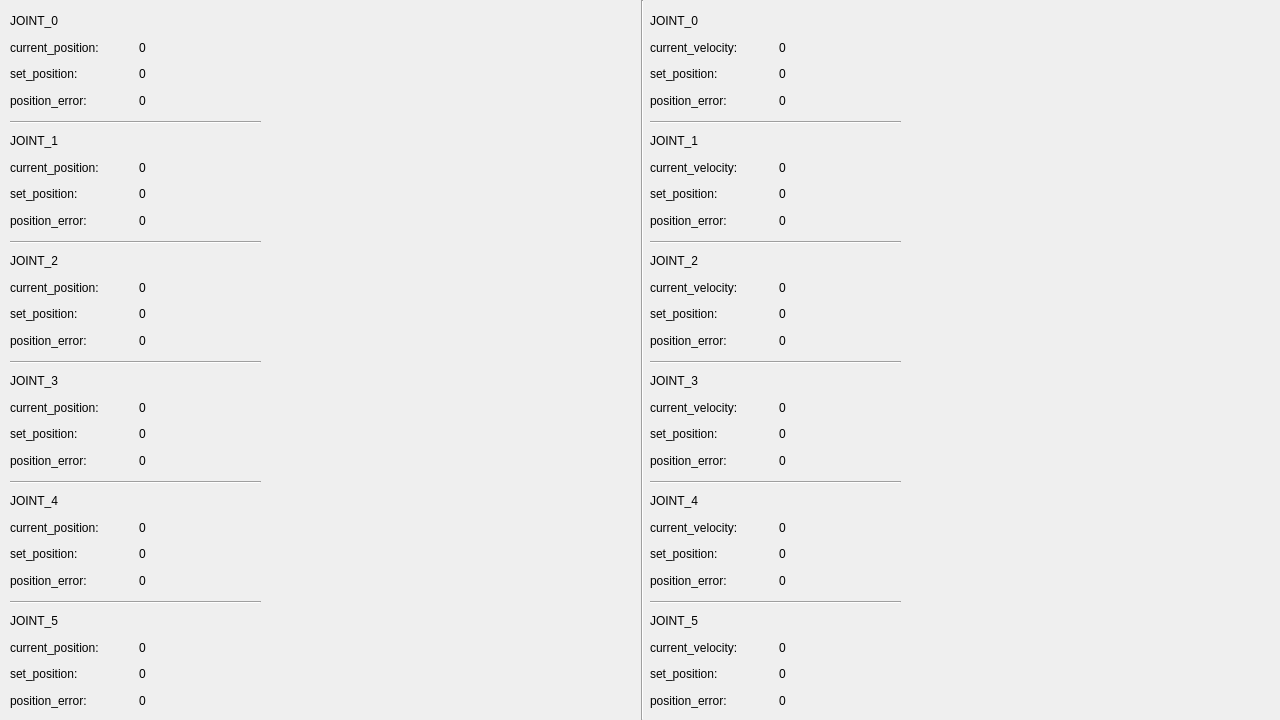
<?xml version="1.0" encoding="UTF-8"?>
<ui version="4.0">
 <class>RobotDiagnostics</class>
 <widget class="QWidget" name="RobotDiagnostics">
  <property name="geometry">
   <rect>
    <x>0</x>
    <y>0</y>
    <width>1280</width>
    <height>720</height>
   </rect>
  </property>
  <property name="sizePolicy">
   <sizepolicy hsizetype="Minimum" vsizetype="Minimum">
    <horstretch>0</horstretch>
    <verstretch>0</verstretch>
   </sizepolicy>
  </property>
  <property name="minimumSize">
   <size>
    <width>1280</width>
    <height>720</height>
   </size>
  </property>
  <property name="windowTitle">
   <string>RobotDiagnostics</string>
  </property>
  <widget class="Line" name="line">
   <property name="geometry">
    <rect>
     <x>640</x>
     <y>0</y>
     <width>5</width>
     <height>720</height>
    </rect>
   </property>
   <property name="orientation">
    <enum>Qt::Vertical</enum>
   </property>
  </widget>
  <widget class="QWidget" name="gridLayoutWidget_3">
   <property name="geometry">
    <rect>
     <x>10</x>
     <y>10</y>
     <width>251</width>
     <height>101</height>
    </rect>
   </property>
   <layout class="QGridLayout" name="jointPosition0">
    <item row="0" column="0">
     <widget class="QLabel" name="label">
      <property name="text">
       <string>JOINT_0</string>
      </property>
     </widget>
    </item>
    <item row="1" column="0">
     <widget class="QLabel" name="label_2">
      <property name="text">
       <string>current_position:</string>
      </property>
     </widget>
    </item>
    <item row="3" column="0">
     <widget class="QLabel" name="label_4">
      <property name="text">
       <string>position_error:</string>
      </property>
     </widget>
    </item>
    <item row="2" column="0">
     <widget class="QLabel" name="label_3">
      <property name="text">
       <string>set_position:</string>
      </property>
     </widget>
    </item>
    <item row="1" column="1">
     <widget class="QLabel" name="label_5">
      <property name="text">
       <string>0</string>
      </property>
     </widget>
    </item>
    <item row="2" column="1">
     <widget class="QLabel" name="label_6">
      <property name="text">
       <string>0</string>
      </property>
     </widget>
    </item>
    <item row="3" column="1">
     <widget class="QLabel" name="label_7">
      <property name="text">
       <string>0</string>
      </property>
     </widget>
    </item>
   </layout>
  </widget>
  <widget class="Line" name="line_2">
   <property name="geometry">
    <rect>
     <x>10</x>
     <y>120</y>
     <width>251</width>
     <height>5</height>
    </rect>
   </property>
   <property name="orientation">
    <enum>Qt::Horizontal</enum>
   </property>
  </widget>
  <widget class="QWidget" name="gridLayoutWidget_4">
   <property name="geometry">
    <rect>
     <x>10</x>
     <y>130</y>
     <width>251</width>
     <height>101</height>
    </rect>
   </property>
   <layout class="QGridLayout" name="jointPosition0_2">
    <item row="0" column="0">
     <widget class="QLabel" name="label_8">
      <property name="text">
       <string>JOINT_1</string>
      </property>
     </widget>
    </item>
    <item row="1" column="0">
     <widget class="QLabel" name="label_9">
      <property name="text">
       <string>current_position:</string>
      </property>
     </widget>
    </item>
    <item row="3" column="0">
     <widget class="QLabel" name="label_10">
      <property name="text">
       <string>position_error:</string>
      </property>
     </widget>
    </item>
    <item row="2" column="0">
     <widget class="QLabel" name="label_11">
      <property name="text">
       <string>set_position:</string>
      </property>
     </widget>
    </item>
    <item row="1" column="1">
     <widget class="QLabel" name="label_12">
      <property name="text">
       <string>0</string>
      </property>
     </widget>
    </item>
    <item row="2" column="1">
     <widget class="QLabel" name="label_13">
      <property name="text">
       <string>0</string>
      </property>
     </widget>
    </item>
    <item row="3" column="1">
     <widget class="QLabel" name="label_14">
      <property name="text">
       <string>0</string>
      </property>
     </widget>
    </item>
   </layout>
  </widget>
  <widget class="QWidget" name="gridLayoutWidget_5">
   <property name="geometry">
    <rect>
     <x>10</x>
     <y>250</y>
     <width>251</width>
     <height>101</height>
    </rect>
   </property>
   <layout class="QGridLayout" name="jointPosition0_3">
    <item row="0" column="0">
     <widget class="QLabel" name="label_15">
      <property name="text">
       <string>JOINT_2</string>
      </property>
     </widget>
    </item>
    <item row="1" column="0">
     <widget class="QLabel" name="label_16">
      <property name="text">
       <string>current_position:</string>
      </property>
     </widget>
    </item>
    <item row="3" column="0">
     <widget class="QLabel" name="label_17">
      <property name="text">
       <string>position_error:</string>
      </property>
     </widget>
    </item>
    <item row="2" column="0">
     <widget class="QLabel" name="label_18">
      <property name="text">
       <string>set_position:</string>
      </property>
     </widget>
    </item>
    <item row="1" column="1">
     <widget class="QLabel" name="label_19">
      <property name="text">
       <string>0</string>
      </property>
     </widget>
    </item>
    <item row="2" column="1">
     <widget class="QLabel" name="label_20">
      <property name="text">
       <string>0</string>
      </property>
     </widget>
    </item>
    <item row="3" column="1">
     <widget class="QLabel" name="label_21">
      <property name="text">
       <string>0</string>
      </property>
     </widget>
    </item>
   </layout>
  </widget>
  <widget class="QWidget" name="gridLayoutWidget_6">
   <property name="geometry">
    <rect>
     <x>10</x>
     <y>370</y>
     <width>251</width>
     <height>101</height>
    </rect>
   </property>
   <layout class="QGridLayout" name="jointPosition0_4">
    <item row="0" column="0">
     <widget class="QLabel" name="label_22">
      <property name="text">
       <string>JOINT_3</string>
      </property>
     </widget>
    </item>
    <item row="1" column="0">
     <widget class="QLabel" name="label_23">
      <property name="text">
       <string>current_position:</string>
      </property>
     </widget>
    </item>
    <item row="3" column="0">
     <widget class="QLabel" name="label_24">
      <property name="text">
       <string>position_error:</string>
      </property>
     </widget>
    </item>
    <item row="2" column="0">
     <widget class="QLabel" name="label_25">
      <property name="text">
       <string>set_position:</string>
      </property>
     </widget>
    </item>
    <item row="1" column="1">
     <widget class="QLabel" name="label_26">
      <property name="text">
       <string>0</string>
      </property>
     </widget>
    </item>
    <item row="2" column="1">
     <widget class="QLabel" name="label_27">
      <property name="text">
       <string>0</string>
      </property>
     </widget>
    </item>
    <item row="3" column="1">
     <widget class="QLabel" name="label_28">
      <property name="text">
       <string>0</string>
      </property>
     </widget>
    </item>
   </layout>
  </widget>
  <widget class="QWidget" name="gridLayoutWidget_7">
   <property name="geometry">
    <rect>
     <x>10</x>
     <y>490</y>
     <width>251</width>
     <height>101</height>
    </rect>
   </property>
   <layout class="QGridLayout" name="jointPosition0_5">
    <item row="0" column="0">
     <widget class="QLabel" name="label_29">
      <property name="text">
       <string>JOINT_4</string>
      </property>
     </widget>
    </item>
    <item row="1" column="0">
     <widget class="QLabel" name="label_30">
      <property name="text">
       <string>current_position:</string>
      </property>
     </widget>
    </item>
    <item row="3" column="0">
     <widget class="QLabel" name="label_31">
      <property name="text">
       <string>position_error:</string>
      </property>
     </widget>
    </item>
    <item row="2" column="0">
     <widget class="QLabel" name="label_32">
      <property name="text">
       <string>set_position:</string>
      </property>
     </widget>
    </item>
    <item row="1" column="1">
     <widget class="QLabel" name="label_33">
      <property name="text">
       <string>0</string>
      </property>
     </widget>
    </item>
    <item row="2" column="1">
     <widget class="QLabel" name="label_34">
      <property name="text">
       <string>0</string>
      </property>
     </widget>
    </item>
    <item row="3" column="1">
     <widget class="QLabel" name="label_35">
      <property name="text">
       <string>0</string>
      </property>
     </widget>
    </item>
   </layout>
  </widget>
  <widget class="Line" name="line_3">
   <property name="geometry">
    <rect>
     <x>10</x>
     <y>240</y>
     <width>251</width>
     <height>5</height>
    </rect>
   </property>
   <property name="orientation">
    <enum>Qt::Horizontal</enum>
   </property>
  </widget>
  <widget class="Line" name="line_4">
   <property name="geometry">
    <rect>
     <x>10</x>
     <y>360</y>
     <width>251</width>
     <height>5</height>
    </rect>
   </property>
   <property name="orientation">
    <enum>Qt::Horizontal</enum>
   </property>
  </widget>
  <widget class="Line" name="line_5">
   <property name="geometry">
    <rect>
     <x>10</x>
     <y>480</y>
     <width>251</width>
     <height>5</height>
    </rect>
   </property>
   <property name="orientation">
    <enum>Qt::Horizontal</enum>
   </property>
  </widget>
  <widget class="QWidget" name="gridLayoutWidget_8">
   <property name="geometry">
    <rect>
     <x>10</x>
     <y>610</y>
     <width>251</width>
     <height>101</height>
    </rect>
   </property>
   <layout class="QGridLayout" name="jointPosition0_6">
    <item row="0" column="0">
     <widget class="QLabel" name="label_36">
      <property name="text">
       <string>JOINT_5</string>
      </property>
     </widget>
    </item>
    <item row="1" column="0">
     <widget class="QLabel" name="label_37">
      <property name="text">
       <string>current_position:</string>
      </property>
     </widget>
    </item>
    <item row="3" column="0">
     <widget class="QLabel" name="label_38">
      <property name="text">
       <string>position_error:</string>
      </property>
     </widget>
    </item>
    <item row="2" column="0">
     <widget class="QLabel" name="label_39">
      <property name="text">
       <string>set_position:</string>
      </property>
     </widget>
    </item>
    <item row="1" column="1">
     <widget class="QLabel" name="label_40">
      <property name="text">
       <string>0</string>
      </property>
     </widget>
    </item>
    <item row="2" column="1">
     <widget class="QLabel" name="label_41">
      <property name="text">
       <string>0</string>
      </property>
     </widget>
    </item>
    <item row="3" column="1">
     <widget class="QLabel" name="label_42">
      <property name="text">
       <string>0</string>
      </property>
     </widget>
    </item>
   </layout>
  </widget>
  <widget class="Line" name="line_6">
   <property name="geometry">
    <rect>
     <x>10</x>
     <y>600</y>
     <width>251</width>
     <height>5</height>
    </rect>
   </property>
   <property name="orientation">
    <enum>Qt::Horizontal</enum>
   </property>
  </widget>
  <widget class="QWidget" name="gridLayoutWidget_9">
   <property name="geometry">
    <rect>
     <x>650</x>
     <y>10</y>
     <width>251</width>
     <height>101</height>
    </rect>
   </property>
   <layout class="QGridLayout" name="jointPosition0_7">
    <item row="0" column="0">
     <widget class="QLabel" name="label_43">
      <property name="text">
       <string>JOINT_0</string>
      </property>
     </widget>
    </item>
    <item row="1" column="0">
     <widget class="QLabel" name="label_44">
      <property name="text">
       <string>current_velocity:</string>
      </property>
     </widget>
    </item>
    <item row="3" column="0">
     <widget class="QLabel" name="label_45">
      <property name="text">
       <string>position_error:</string>
      </property>
     </widget>
    </item>
    <item row="2" column="0">
     <widget class="QLabel" name="label_46">
      <property name="text">
       <string>set_position:</string>
      </property>
     </widget>
    </item>
    <item row="1" column="1">
     <widget class="QLabel" name="label_47">
      <property name="text">
       <string>0</string>
      </property>
     </widget>
    </item>
    <item row="2" column="1">
     <widget class="QLabel" name="label_48">
      <property name="text">
       <string>0</string>
      </property>
     </widget>
    </item>
    <item row="3" column="1">
     <widget class="QLabel" name="label_49">
      <property name="text">
       <string>0</string>
      </property>
     </widget>
    </item>
   </layout>
  </widget>
  <widget class="QWidget" name="gridLayoutWidget_10">
   <property name="geometry">
    <rect>
     <x>650</x>
     <y>130</y>
     <width>251</width>
     <height>101</height>
    </rect>
   </property>
   <layout class="QGridLayout" name="jointPosition0_8">
    <item row="0" column="0">
     <widget class="QLabel" name="label_50">
      <property name="text">
       <string>JOINT_1</string>
      </property>
     </widget>
    </item>
    <item row="1" column="0">
     <widget class="QLabel" name="label_51">
      <property name="text">
       <string>current_velocity:</string>
      </property>
     </widget>
    </item>
    <item row="3" column="0">
     <widget class="QLabel" name="label_52">
      <property name="text">
       <string>position_error:</string>
      </property>
     </widget>
    </item>
    <item row="2" column="0">
     <widget class="QLabel" name="label_53">
      <property name="text">
       <string>set_position:</string>
      </property>
     </widget>
    </item>
    <item row="1" column="1">
     <widget class="QLabel" name="label_54">
      <property name="text">
       <string>0</string>
      </property>
     </widget>
    </item>
    <item row="2" column="1">
     <widget class="QLabel" name="label_55">
      <property name="text">
       <string>0</string>
      </property>
     </widget>
    </item>
    <item row="3" column="1">
     <widget class="QLabel" name="label_56">
      <property name="text">
       <string>0</string>
      </property>
     </widget>
    </item>
   </layout>
  </widget>
  <widget class="QWidget" name="gridLayoutWidget_11">
   <property name="geometry">
    <rect>
     <x>650</x>
     <y>250</y>
     <width>251</width>
     <height>101</height>
    </rect>
   </property>
   <layout class="QGridLayout" name="jointPosition0_9">
    <item row="0" column="0">
     <widget class="QLabel" name="label_57">
      <property name="text">
       <string>JOINT_2</string>
      </property>
     </widget>
    </item>
    <item row="1" column="0">
     <widget class="QLabel" name="label_58">
      <property name="text">
       <string>current_velocity:</string>
      </property>
     </widget>
    </item>
    <item row="3" column="0">
     <widget class="QLabel" name="label_59">
      <property name="text">
       <string>position_error:</string>
      </property>
     </widget>
    </item>
    <item row="2" column="0">
     <widget class="QLabel" name="label_60">
      <property name="text">
       <string>set_position:</string>
      </property>
     </widget>
    </item>
    <item row="1" column="1">
     <widget class="QLabel" name="label_61">
      <property name="text">
       <string>0</string>
      </property>
     </widget>
    </item>
    <item row="2" column="1">
     <widget class="QLabel" name="label_62">
      <property name="text">
       <string>0</string>
      </property>
     </widget>
    </item>
    <item row="3" column="1">
     <widget class="QLabel" name="label_63">
      <property name="text">
       <string>0</string>
      </property>
     </widget>
    </item>
   </layout>
  </widget>
  <widget class="QWidget" name="gridLayoutWidget_12">
   <property name="geometry">
    <rect>
     <x>650</x>
     <y>370</y>
     <width>251</width>
     <height>101</height>
    </rect>
   </property>
   <layout class="QGridLayout" name="jointPosition0_10">
    <item row="0" column="0">
     <widget class="QLabel" name="label_64">
      <property name="text">
       <string>JOINT_3</string>
      </property>
     </widget>
    </item>
    <item row="1" column="0">
     <widget class="QLabel" name="label_65">
      <property name="text">
       <string>current_velocity:</string>
      </property>
     </widget>
    </item>
    <item row="3" column="0">
     <widget class="QLabel" name="label_66">
      <property name="text">
       <string>position_error:</string>
      </property>
     </widget>
    </item>
    <item row="2" column="0">
     <widget class="QLabel" name="label_67">
      <property name="text">
       <string>set_position:</string>
      </property>
     </widget>
    </item>
    <item row="1" column="1">
     <widget class="QLabel" name="label_68">
      <property name="text">
       <string>0</string>
      </property>
     </widget>
    </item>
    <item row="2" column="1">
     <widget class="QLabel" name="label_69">
      <property name="text">
       <string>0</string>
      </property>
     </widget>
    </item>
    <item row="3" column="1">
     <widget class="QLabel" name="label_70">
      <property name="text">
       <string>0</string>
      </property>
     </widget>
    </item>
   </layout>
  </widget>
  <widget class="QWidget" name="gridLayoutWidget_13">
   <property name="geometry">
    <rect>
     <x>650</x>
     <y>490</y>
     <width>251</width>
     <height>101</height>
    </rect>
   </property>
   <layout class="QGridLayout" name="jointPosition0_11">
    <item row="0" column="0">
     <widget class="QLabel" name="label_71">
      <property name="text">
       <string>JOINT_4</string>
      </property>
     </widget>
    </item>
    <item row="1" column="0">
     <widget class="QLabel" name="label_72">
      <property name="text">
       <string>current_velocity:</string>
      </property>
     </widget>
    </item>
    <item row="3" column="0">
     <widget class="QLabel" name="label_73">
      <property name="text">
       <string>position_error:</string>
      </property>
     </widget>
    </item>
    <item row="2" column="0">
     <widget class="QLabel" name="label_74">
      <property name="text">
       <string>set_position:</string>
      </property>
     </widget>
    </item>
    <item row="1" column="1">
     <widget class="QLabel" name="label_75">
      <property name="text">
       <string>0</string>
      </property>
     </widget>
    </item>
    <item row="2" column="1">
     <widget class="QLabel" name="label_76">
      <property name="text">
       <string>0</string>
      </property>
     </widget>
    </item>
    <item row="3" column="1">
     <widget class="QLabel" name="label_77">
      <property name="text">
       <string>0</string>
      </property>
     </widget>
    </item>
   </layout>
  </widget>
  <widget class="QWidget" name="gridLayoutWidget_14">
   <property name="geometry">
    <rect>
     <x>650</x>
     <y>610</y>
     <width>251</width>
     <height>101</height>
    </rect>
   </property>
   <layout class="QGridLayout" name="jointPosition0_12">
    <item row="0" column="0">
     <widget class="QLabel" name="label_78">
      <property name="text">
       <string>JOINT_5</string>
      </property>
     </widget>
    </item>
    <item row="1" column="0">
     <widget class="QLabel" name="label_79">
      <property name="text">
       <string>current_velocity:</string>
      </property>
     </widget>
    </item>
    <item row="3" column="0">
     <widget class="QLabel" name="label_80">
      <property name="text">
       <string>position_error:</string>
      </property>
     </widget>
    </item>
    <item row="2" column="0">
     <widget class="QLabel" name="label_81">
      <property name="text">
       <string>set_position:</string>
      </property>
     </widget>
    </item>
    <item row="1" column="1">
     <widget class="QLabel" name="label_82">
      <property name="text">
       <string>0</string>
      </property>
     </widget>
    </item>
    <item row="2" column="1">
     <widget class="QLabel" name="label_83">
      <property name="text">
       <string>0</string>
      </property>
     </widget>
    </item>
    <item row="3" column="1">
     <widget class="QLabel" name="label_84">
      <property name="text">
       <string>0</string>
      </property>
     </widget>
    </item>
   </layout>
  </widget>
  <widget class="Line" name="line_7">
   <property name="geometry">
    <rect>
     <x>650</x>
     <y>120</y>
     <width>251</width>
     <height>5</height>
    </rect>
   </property>
   <property name="orientation">
    <enum>Qt::Horizontal</enum>
   </property>
  </widget>
  <widget class="Line" name="line_8">
   <property name="geometry">
    <rect>
     <x>650</x>
     <y>240</y>
     <width>251</width>
     <height>5</height>
    </rect>
   </property>
   <property name="orientation">
    <enum>Qt::Horizontal</enum>
   </property>
  </widget>
  <widget class="Line" name="line_9">
   <property name="geometry">
    <rect>
     <x>650</x>
     <y>360</y>
     <width>251</width>
     <height>5</height>
    </rect>
   </property>
   <property name="orientation">
    <enum>Qt::Horizontal</enum>
   </property>
  </widget>
  <widget class="Line" name="line_10">
   <property name="geometry">
    <rect>
     <x>650</x>
     <y>480</y>
     <width>251</width>
     <height>5</height>
    </rect>
   </property>
   <property name="orientation">
    <enum>Qt::Horizontal</enum>
   </property>
  </widget>
  <widget class="Line" name="line_11">
   <property name="geometry">
    <rect>
     <x>650</x>
     <y>600</y>
     <width>251</width>
     <height>5</height>
    </rect>
   </property>
   <property name="orientation">
    <enum>Qt::Horizontal</enum>
   </property>
  </widget>
 </widget>
 <resources/>
 <connections/>
</ui>
